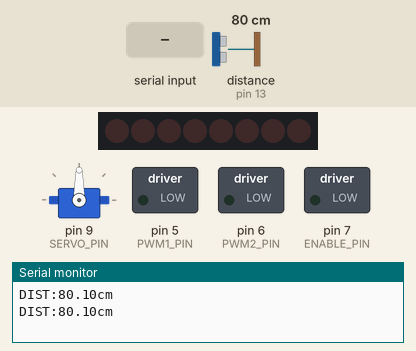
This sketch was run on a simulated Arduino Uno, built with avr-gcc and run on an emulated ATmega328P. On the bench: 8 shift-register outputs drawn as a row of LEDs (first output left, lit = HIGH), servo, switched loads named in the sketch (green lamp = pin HIGH), the last lines printed to the serial monitor. Wiring (inferred from the names in the program): ultrasonic range finder: trigger pin 12; echo pin 13; shift register (74HC595): data pin 8; shift clock pin 2; latch pin 4. Wiring (inferred from the signals the program sends): row of LEDs: on Q0, Q1, Q2, Q3, Q4, Q5, Q6, Q7. The test bench sets the inputs (shaded band); at power-on: distance to the obstacle (sensor on pin 13) 80 cm. The echo pulse lasts 58.3 µs per cm; pins used as bus, display or sensor lines are not drawn.

Above: at 1.2 s.
1.3 s: byte 102 (CMD_FWD) received over Serial
At 1.9 s:
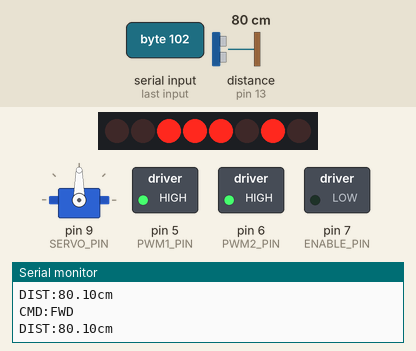
4.4 s: byte 98 (CMD_BWD) received over Serial
At 5.5 s:
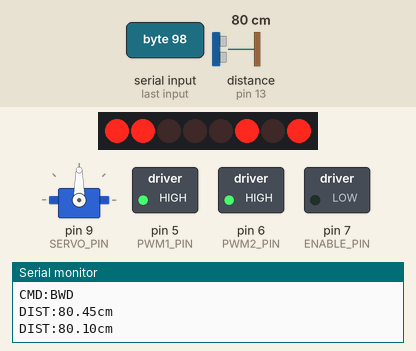
7.5 s: byte 65 (CMD_SERVO_A) received over Serial
At 9.6 s:
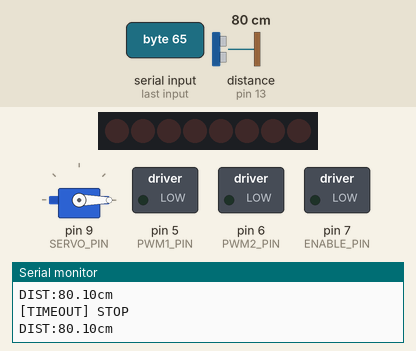
9.9 s: byte 99 (CMD_CCW) received over Serial
At 10.9 s:
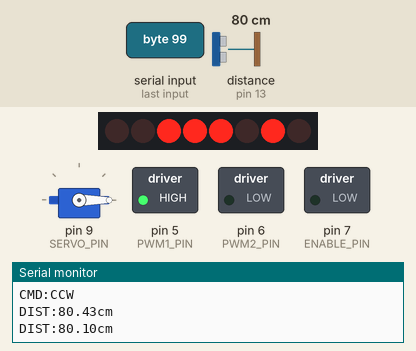
13.0 s: byte 119 (CMD_CW) received over Serial
At 14.4 s:
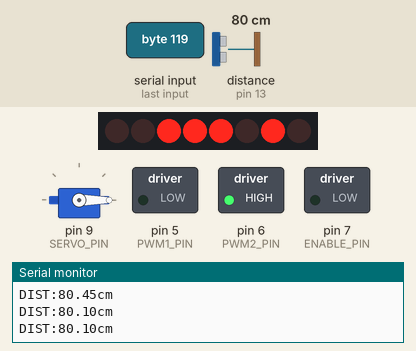
16.1 s: byte 102 (CMD_FWD) received over Serial
At 16.8 s:
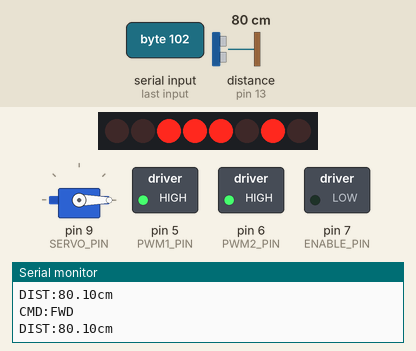
Timing chart, 0 to 19.6 s (numbered marks = the images above; inputs shaded):
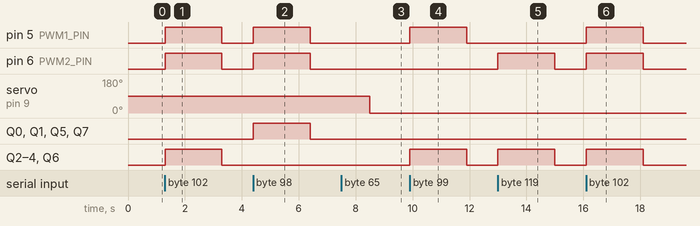

The sketch:

6.2_Arduino_UNO.ino
```cpp
#include <Servo.h>

// === PINOS ===
// Servo
#define SERVO_PIN    9

// Driver 74HC595 + PWM
#define PWM1_PIN     5    // motor direito
#define PWM2_PIN     6    // motor esquerdo
#define SHIFT_CLOCK  2
#define LATCH_PIN    4
#define DATA_PIN     8
#define ENABLE_PIN   7

// Ultrassônico
#define TRIG_PIN    12
#define ECHO_PIN    13

// === COMANDOS ASCII ===
#define CMD_FWD     'f'
#define CMD_BWD     'b'
#define CMD_CCW     'c'
#define CMD_CW      'w'
#define CMD_STOP    's'
#define CMD_SERVO_L 'L'
#define CMD_SERVO_R 'R'
#define CMD_SERVO_A 'A'  // absoluto, ex: "A120\n"

// === CÓDIGOS shiftOut ===
const byte DIR_FORWARD   =  92;
const byte DIR_BACKWARD  = 163;
const byte DIR_STOP      =   0;

// === PARÂMETROS ===
const float MIN_DIST_CM       = 5.0;        // distância mínima de segurança
const unsigned long TIMEOUT_MS = 2000UL;   // 10 s sem comando → STOP

// === ESTADOS GLOBAIS ===
Servo        myServo;
int          servoAngle    = 90;
bool         movingForward = false;
unsigned long lastCmdTime  = 0;

// ------------ PROTÓTIPOS ------------
float  getDistance();
void   Motor(byte dir, byte s1, byte s2);
void   checkSerialCommands();
void   checkCommandTimeout();
void   checkSafetyStop();
void   sendDistance();

// ------------ SETUP ------------
void setup() {
  Serial.begin(115200);

  // Servo
  myServo.attach(SERVO_PIN);
  myServo.write(servoAngle);

  // 74HC595 + PWM
  pinMode(ENABLE_PIN,   OUTPUT);
  pinMode(PWM1_PIN,     OUTPUT);
  pinMode(PWM2_PIN,     OUTPUT);
  pinMode(SHIFT_CLOCK,  OUTPUT);
  pinMode(LATCH_PIN,    OUTPUT);
  pinMode(DATA_PIN,     OUTPUT);

  // Ultrassônico
  pinMode(TRIG_PIN, OUTPUT);
  pinMode(ECHO_PIN, INPUT);
  digitalWrite(TRIG_PIN, LOW);  // garante trigger LOW

  // Parada inicial
  Motor(DIR_STOP, 0, 0);
  lastCmdTime = millis();
}

// ------------ LOOP ------------
void loop() {
  // 1) Comandos que chegam
  checkSerialCommands();

  // 2) Timeout sem comando → STOP
  checkCommandTimeout();

  // 3) Se estiver avançando, checa obstáculo
  if (movingForward) {
    checkSafetyStop();
  }

  // 4) Envia DIST a cada 500 ms
  static unsigned long tDist = 0;
  if (millis() - tDist >= 500) {
    sendDistance();
    tDist = millis();
  }
}

// ------------ LEITURA DO SENSOR ------------
float getDistance() {
  // Gera pulso de trigger
  digitalWrite(TRIG_PIN, LOW);
  delayMicroseconds(2);
  digitalWrite(TRIG_PIN, HIGH);
  delayMicroseconds(10);
  digitalWrite(TRIG_PIN, LOW);

  // Aguarda echo até 30 ms (máx ≈ 5 m)
  unsigned long dur = pulseIn(ECHO_PIN, HIGH, 30000);
  if (dur == 0) return -1.0;      // sem leitura
  return dur / 58.0;              // converte para cm
}

// ------------ ENVIO PARA 74HC595 + PWM ------------
void Motor(byte dir, byte s1, byte s2) {
  digitalWrite(ENABLE_PIN, LOW);
  analogWrite(PWM1_PIN, s1);
  analogWrite(PWM2_PIN, s2);
  digitalWrite(LATCH_PIN, LOW);
  shiftOut(DATA_PIN, SHIFT_CLOCK, MSBFIRST, dir);
  digitalWrite(LATCH_PIN, HIGH);
}

// ------------ ENVIA DISTÂNCIA POR SERIAL ------------
void sendDistance() {
  float d = getDistance();
  if (d >= 0) {
    Serial.print("DIST:");
    Serial.print(d, 2);
    Serial.println("cm");
  } else {
    Serial.println("DIST:NODATA");
  }
}

// ------------ TIMEOUT DE COMANDO ------------
void checkCommandTimeout() {
  if (millis() - lastCmdTime > TIMEOUT_MS) {
    Motor(DIR_STOP, 0, 0);
    movingForward = false;
    lastCmdTime = millis();
    Serial.println("[TIMEOUT] STOP");
  }
}

// ------------ PARADA DE SEGURANÇA ------------
void checkSafetyStop() {
  float d = getDistance();
  if (d >= 0 && d < MIN_DIST_CM) {
    Motor(DIR_STOP, 0, 0);
    movingForward = false;
    Serial.println("[SAFETY] STOP");
  }
}

// ------------ TRATAMENTO DE COMANDOS ASCII ------------
void checkSerialCommands() {
  while (Serial.available()) {
    char c = Serial.read();
    lastCmdTime = millis();  // reset timeout

    // Servo absoluto “A<num>”
    if (c == CMD_SERVO_A) {
      int a = Serial.parseInt();
      a = constrain(a, 0, 180);
      servoAngle = a;
      myServo.write(a);
      Serial.print("Servo:");
      Serial.println(a);
      continue;
    }

    switch (c) {
      case CMD_FWD:
        Motor(DIR_FORWARD, 255, 255);
        movingForward = true;
        Serial.println("CMD:FWD");
        break;
      case CMD_BWD:
        Motor(DIR_BACKWARD, 255, 255);
        movingForward = false;
        Serial.println("CMD:BWD");
        break;
      case CMD_CCW:
        Motor(DIR_FORWARD, 255, 0);
        movingForward = false;
        Serial.println("CMD:CCW");
        break;
      case CMD_CW:
        Motor(DIR_FORWARD, 0, 255);
        movingForward = false;
        Serial.println("CMD:CW");
        break;
      case CMD_STOP:
        Motor(DIR_STOP, 0, 0);
        movingForward = false;
        Serial.println("CMD:STOP");
        break;
      case CMD_SERVO_L:
        servoAngle = max(0, servoAngle - 1);
        myServo.write(servoAngle);
        Serial.print("Servo:");
        Serial.println(servoAngle);
        break;
      case CMD_SERVO_R:
        servoAngle = min(180, servoAngle + 1);
        myServo.write(servoAngle);
        Serial.print("Servo:");
        Serial.println(servoAngle);
        break;
      default:
        // ignora bytes não reconhecidos
        break;
    }
  }
}
```

Measured:
- after the input at 1.3 s, pin 5 (PWM1_PIN), pin 6 (PWM2_PIN), Q2–4, Q6: LOW → HIGH at once, → LOW 2.0 s later
- after the input at 4.4 s, pin 5 (PWM1_PIN), pin 6 (PWM2_PIN), Q0, Q1, Q5, Q7: LOW → HIGH at once, → LOW 2.0 s later
- after the input at 7.5 s, servo on pin 9 (SERVO_PIN): 90° → 0° after 1.0 s
- after the input at 9.9 s, pin 5 (PWM1_PIN), Q2–4, Q6: LOW → HIGH at once, → LOW 2.0 s later
- after the input at 13.0 s, pin 6 (PWM2_PIN), Q2–4, Q6: LOW → HIGH at once, → LOW 2.0 s later
- after the input at 16.1 s, pin 5 (PWM1_PIN), pin 6 (PWM2_PIN), Q2–4, Q6: LOW → HIGH at once, → LOW 2.0 s later
